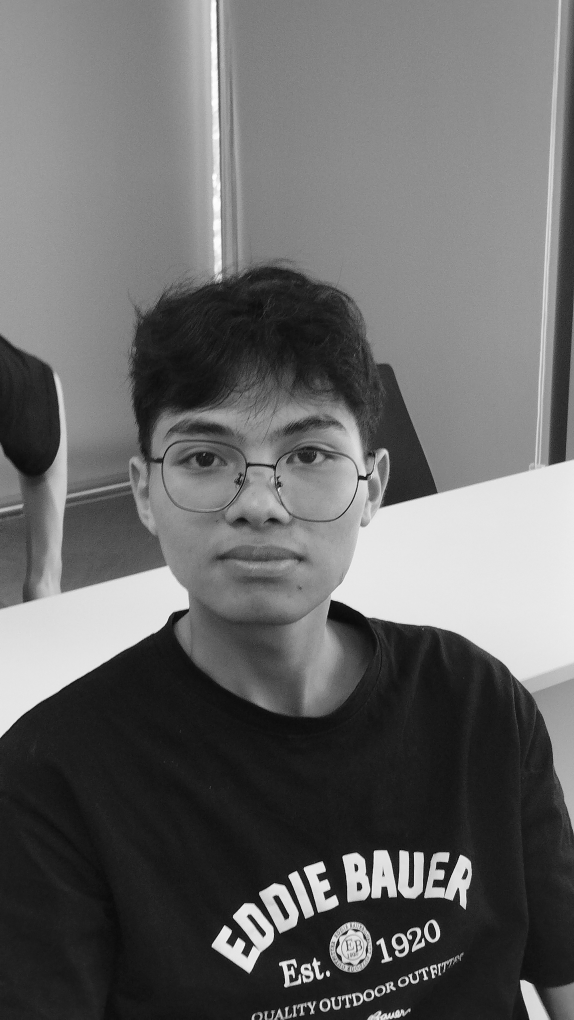
#> input picture dataset_nodb/BCS230008/face1.jpg, 2296 x 4080 px, found by its file name (shown at 1/4 size); its folder holds only this picture in this run
$ python dataset_org.py
#> lines starting #> are read from the running program, lines starting #| are printed output that depends on the picture
import cv2
import os
import numpy as np

# Load Haar cascade để phát hiện khuôn mặt
face_cascade = cv2.CascadeClassifier("haarcascade_frontalface_default.xml")

# Thư mục chứa ảnh gốc và ảnh đã xử lý
INPUT_DIR = "dataset_nodb" # ảnh từ dự án trước
OUTPUT_DIR = "dataset_org"

# Đảm bảo thư mục output tồn tại
os.makedirs(OUTPUT_DIR, exist_ok=True)

def align_face(image, face):
    """
    Căn chỉnh khuôn mặt nếu bị nghiêng (dùng mắt, mũi để chuẩn hóa góc).
    """
    # Chuyển ảnh về grayscale nếu chưa có
    if len(image.shape) == 3:
        gray = cv2.cvtColor(image, cv2.COLOR_BGR2GRAY)
    else:
        gray = image

    x, y, w, h = face
    face_roi = gray[y:y+h, x:x+w]  # Cắt vùng mặt

    # Resize về 100x100
    aligned_face = cv2.resize(face_roi, (100, 100))

    return aligned_face

def process_images():
    """
    Duyệt toàn bộ dataset, phát hiện khuôn mặt, crop, resize và lưu ảnh mới.
    """
    for user_id in os.listdir(INPUT_DIR):
        user_path = os.path.join(INPUT_DIR, user_id)
        output_user_path = os.path.join(OUTPUT_DIR, user_id)

        if not os.path.isdir(user_path):
            continue

        os.makedirs(output_user_path, exist_ok=True)

        for img_name in os.listdir(user_path):
            img_path = os.path.join(user_path, img_name)
            img = cv2.imread(img_path, cv2.IMREAD_GRAYSCALE)  # Đọc ảnh xám
#> img is the input picture: shape (4080, 2296); min 0, max 255, mean 103.9

            if img is None:
                print(f"⚠ Lỗi đọc ảnh: {img_path}")
                continue

            # Phát hiện khuôn mặt
            faces = face_cascade.detectMultiScale(img, scaleFactor=1.2, minNeighbors=5, minSize=(50, 50))
#> faces = [[496, 1408, 1072, 1072]]

            if len(faces) > 0:
                # Chọn khuôn mặt lớn nhất (gần camera nhất)
                largest_face = max(faces, key=lambda rect: rect[2] * rect[3])
#> largest_face = [496, 1408, 1072, 1072]
                aligned_face = align_face(img, largest_face)
#> in align_face, `x, y, w, h = face`: x = 496; y = 1408; w = 1072
#> in align_face, `face_roi = gray[y:y+h, x:x+w]`:
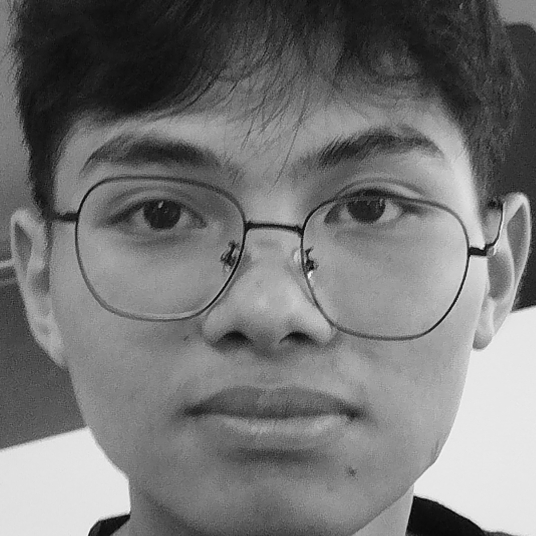
#> face_roi: shape (1072, 1072) (shown at 1/2 size); min 0, max 255, mean 117.1
#> in align_face, `aligned_face = cv2.resize(face_roi, (100, 100))`:
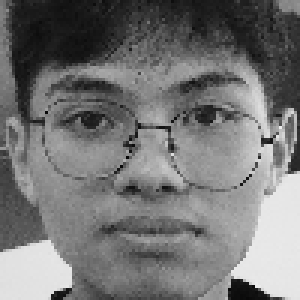
#> aligned_face: shape (100, 100) (shown 3 times larger); min 8, max 236, mean 116.8

                # Lưu ảnh đã xử lý
                save_path = os.path.join(output_user_path, img_name)
                cv2.imwrite(save_path, aligned_face)
            else:
                print(f"⚠ Không tìm thấy khuôn mặt trong: {img_path}")
#> pass 2 of the loop in process_images, `for user_id in os.listdir(INPUT_DIR):`:
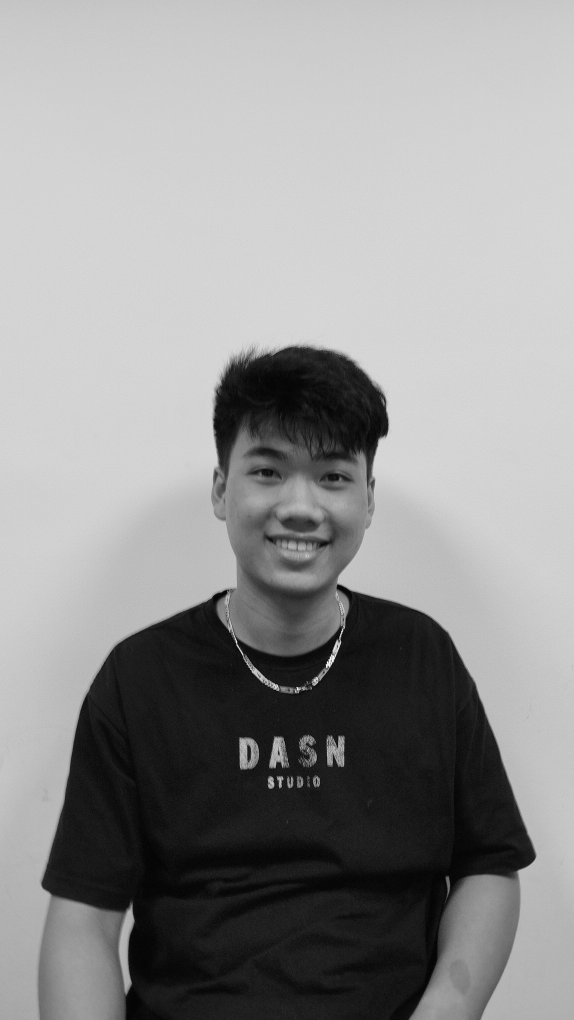
#> input picture dataset_nodb/BCS230011/face10.jpg, 2296 x 4080 px, found by its file name (shown at 1/4 size)
#> in process_images, img is the input picture: shape (4080, 2296); min 0, max 255, mean 146.1
#> faces = [[812, 1607, 747, 747]]
#> largest_face = [812, 1607, 747, 747]
#> x = 812; y = 1607; w = 747
#> in align_face (call 2), `face_roi = gray[y:y+h, x:x+w]`:
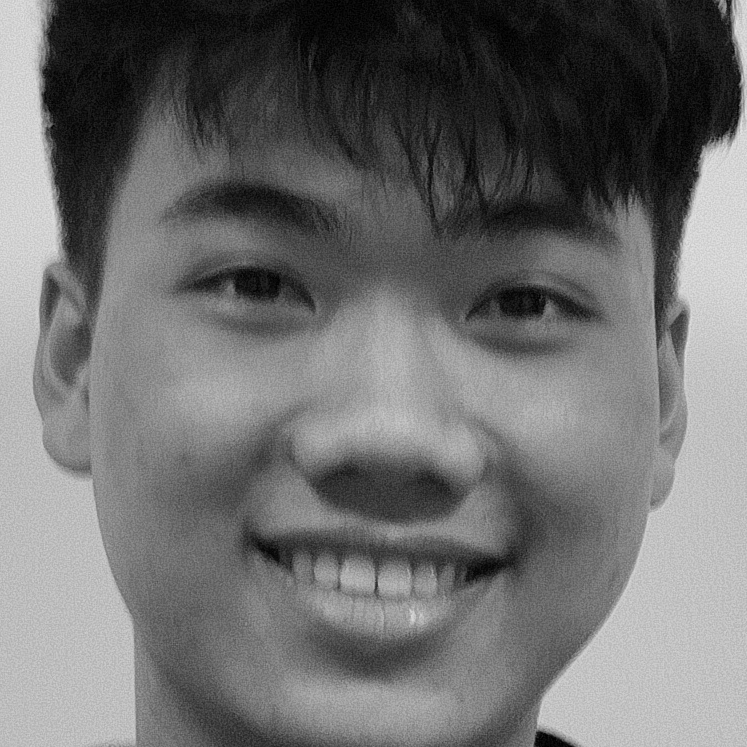
#> face_roi: shape (747, 747); min 0, max 229, mean 110.3
#> in align_face (call 2), `aligned_face = cv2.resize(face_roi, (100, 100))`:
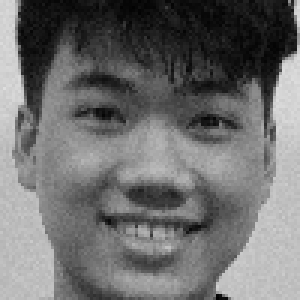
#> aligned_face: shape (100, 100) (shown 3 times larger); min 2, max 222, mean 110.1

    print("✅ Hoàn thành thu thập dữ liệu phương thức 1!")

if __name__ == "__main__":
    process_images()
